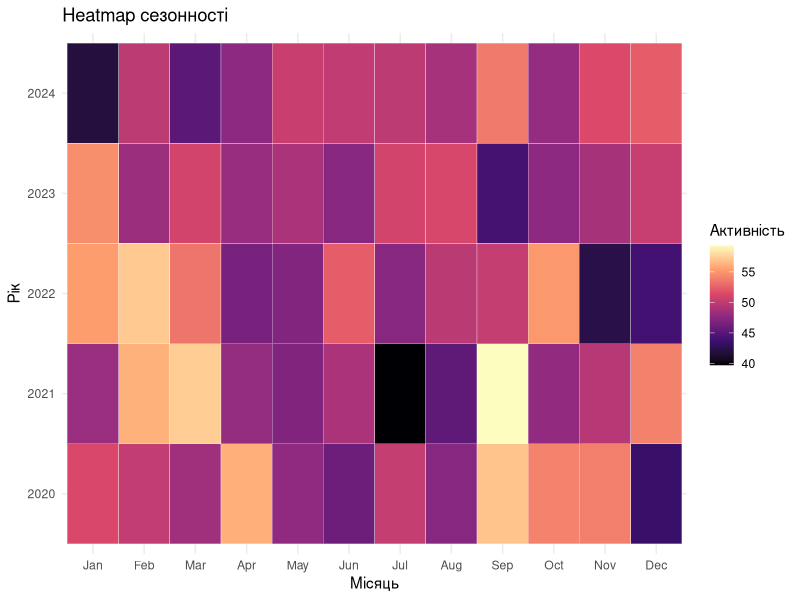

The R script that drew this image:
library(tidyverse)
library(lubridate)

# Прикладні дані
set.seed(1214413)
df <- tibble(
  date = seq(as.Date("2020-01-01"), as.Date("2024-12-31"), by = "day"),
  value = abs(rnorm(length(date), mean = 50, sd = 20))
)

# Підготовка даних для heatmap
season_df <- df %>%
  mutate(
    year = year(date),
    month = month(date, label = TRUE, abbr = TRUE)
  ) %>%
  group_by(year, month) %>%
  summarise(activity = mean(value), .groups = "drop")

# Теплокарта
ggplot(season_df, aes(x = month, y = factor(year), fill = activity)) +
  geom_tile(color = "white") +
  scale_fill_viridis_c(option = "magma") +
  labs(
    title = "Heatmap сезонності",
    x = "Місяць",
    y = "Рік",
    fill = "Активність"
  ) +
  theme_minimal()
